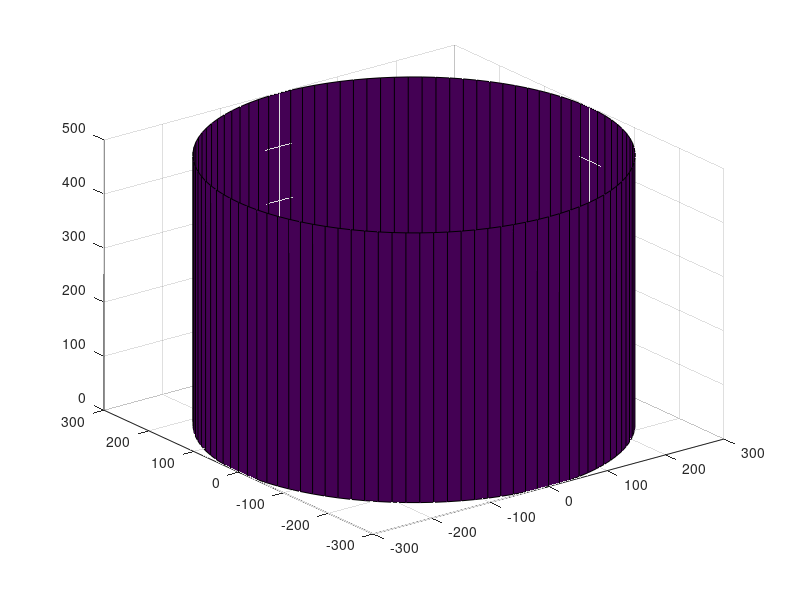

Here is the MATLAB script that generated this plot: (Note: this script raises an error after producing the figure.)
%% Digital_Origin_TestCaseGenerationForAlgorithm [v3]

%{
This codebase is used to generate a basic, thresholded, microCT test
dataset equivalent. Using cylinders and spheres, the intent is to generate
a 3D model of a circle intersecting a cyclinder, rotate the view to be
looking from a birds eye view and record the result within a black and white image.
This works recursively based on you chosen parameters.

Cyclinder (C)
Sphere (S)
D1 = C Diameter
D2 = S Diameter

P1 = C Diameter StepSize
P2 = S Diameter StepSize
P3 = S Offset StepSize

Cylinder has constant height
Sphere has constant Z height (half of cylinder height)

Variables are 
    cylinder diameter
    slice offset
    
    Sphere Diameter
    Sphere offset
    
Need
    MinCylinder Diameter
    MaxCylinder Diameter
    C Diameter Step Size
    
    MinSlice >  offset
    MaxSlice > offset
    Slice Offset
    
    
    
    C Diameter range = 


%}

%% Setup

clear
clc

format short

%% Important Variables, could be set by user ahead of time for loop conditions

radius = 300;
cylinderHeight = 500;

sphereOffset = 325; %IMPORTANT 

radii = 50; % initial set condition
initialRadii = 50;
initialRadiiUp = 50;
initialRadiiDown = 50;

for radii = (50:-1:0) 
    if radii > -1
    
I = figure;
[X, Y, Z] = cylinder(radius,100);
Z(2,:) = cylinderHeight-1;

mapC = [1 1 1
    1 1 1
    1 1 1
    1 1 1
    1 1 1
    1 1 1];


surfplot1 = surf(X,Y,Z);
surfplot1.EdgeColor = [1 1 1];
colormap(mapC)

axis([-500 500 -500 500 0 499])

hold on;

A = X;
B = Y;
C = Z;

% radii = 50;

[X, Y, Z] = sphere;
X = X*radii;
Y = Y*radii;
Z = Z*radii;

mapS = [1 1 1
    1 1 1
    1 1 1
    1 1 1
    1 1 1
    1 1 1];

surfplot2 = surf(X+sphereOffset,Y,Z+((cylinderHeight/2)-1));
surfplot2.EdgeColor = [1 1 1];
colormap(mapS)

grid off
view(0,90)

%cylinder cap

xc = 0;
yc = 0;
theta = linspace(0,2*pi);
x = (radius)*cos(theta) + xc;
y = (radius)*sin(theta) + yc;

circlePlot = plot(x,y,'-','Color','w');

set(gca, 'Layer', 'top')
set(circlePlot,'LineStyle', 'none')

set(gca,'visible','off');

fill(x,y,'w','EdgeColor','w')
% axis equal
% axis off

set(gcf,'color',[0 0 0])

%% save figure as image (bmp) and iterate loop

% saveas(I,'MyFigure_saveAs.bmp');

% print('printTrial','-dbmpmono','-r0');

F= getframe(I);
frameRemoved = F.cdata;

% BW = imbinarize(frameRemoved);
% figure;
% imshow(BW);
BW_v2 = rgb2gray(frameRemoved); % from true colour to grayscale
BW = imbinarize(BW_v2);

formatSpec = "CH_%d_CD_%d_SO_%d_SD_%d.bmp";
FS1 = cylinderHeight;
FS2 = radius;
FS3 = sphereOffset;
FS4 = radii;

str = sprintf(formatSpec,FS1,FS2,FS3,radii);
str2 = sprintf(formatSpec,FS1,FS2,FS3,initialRadiiUp);
str3 = sprintf(formatSpec,FS1,FS2,FS3,initialRadiiDown);

if initialRadii == radii   
imwrite(BW, str, 'bmp')
close(I);

initialRadiiUp = initialRadiiUp + 1;
initialRadiiDown = initialRadiiDown - 1;

else
    
imwrite(BW, str2, 'bmp')
imwrite(BW, str3, 'bmp')
close(I);

initialRadiiUp = initialRadiiUp + 1;
initialRadiiDown = initialRadiiDown - 1;

end
end
end